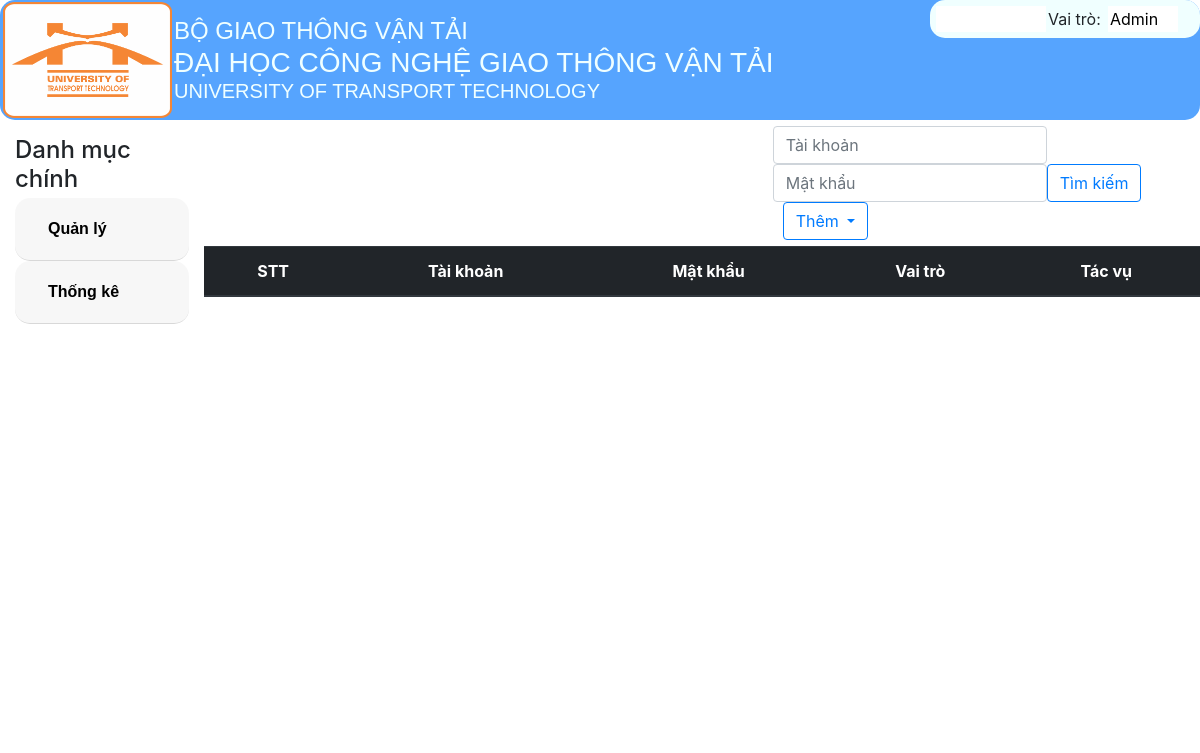
The page /DanhSachTaiKhoan/ on the database as committed earlier.
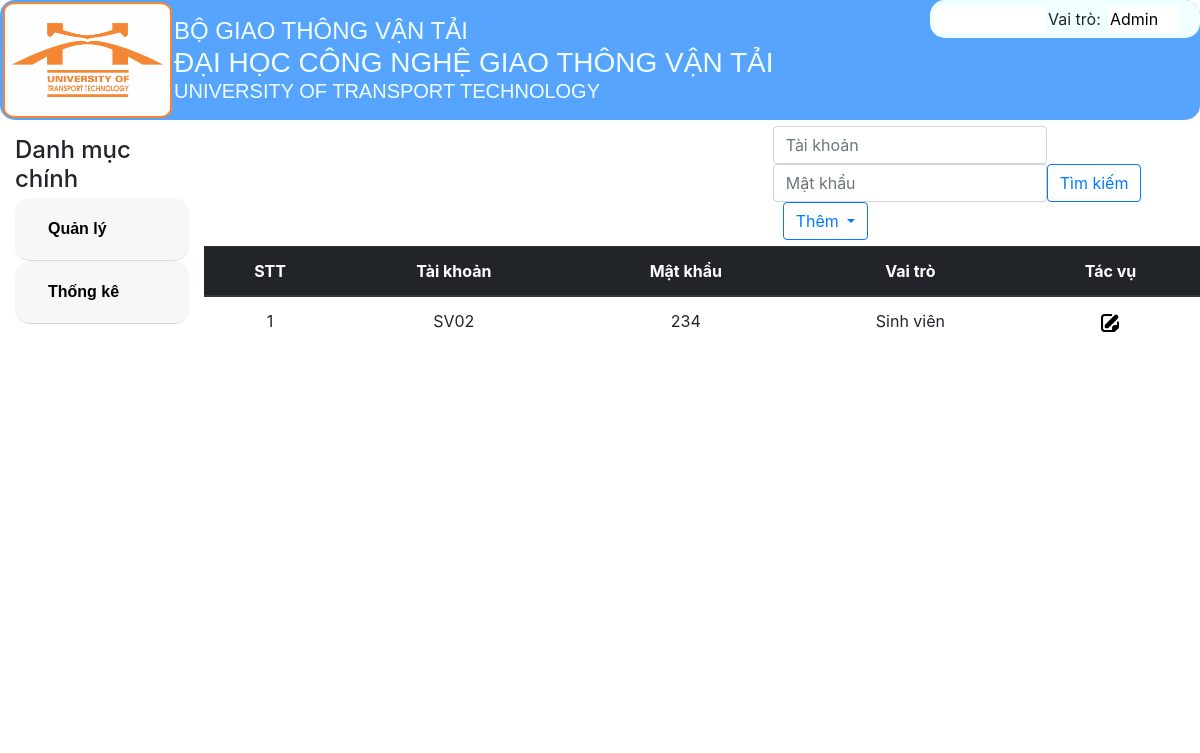
The same page on the database as committed later.
### tables this page shows
CREATE TABLE `taikhoan` (
  `taikhoan` varchar(30) NOT NULL,
  `matkhau` varchar(30) NOT NULL,
  `vaitro` varchar(30) NOT NULL
);

### MVC/Core/controller.php (called while the page is built, shortened)
<?php
class Controller
{
    public function mode($mode){
        return new $mode;
    }
    function view($view, $data= []){
        include_once './MVC/Views/'.$view.'.php';
    }
}

### MVC/Controllers/DanhSachTaiKhoan.php (called while the page is built, shortened)
<?php
class DanhSachTaiKhoan extends Controller
{
    protected $taikhoan;
    function __construct()
    {
        $this->taikhoan = $this->mode('TaiKhoan');
    }
    function Get_data()
    {
        $this->view('MasterLayoutAD', [
            'page' => 'Taikhoan_v', 'dulieu' => $this->taikhoan->taikhoan_find('', '', 'Sinh viên'),
        ]);
    }
}

### MVC/Core/app.php (called while the page is built, shortened)
<?php
class app
{
    protected $action = 'Get_data';
    function __construct()
    {
        $arr = $this->ProcessURL();
        if($arr!=null){
            if(file_exists("./MVC/Controllers/".$arr[0].".php")){
                $this->controller=$arr[0];
                unset($arr[0]);
            }
        }
        $this->controller=new $this->controller;
        if(isset($arr[1])){
            unset($arr[1]);
        }
        $this->params=$arr?array_values($arr):[];
        call_user_func_array([$this->controller,$this->action],$this->params);
    }
    function ProcessURL(){
        if(isset($_GET['url'])){
            return explode("/",filter_var(trim($_GET['url']),FILTER_DEFAULT));
        }
    }
}
?>

### index.php (called while the page is built, shortened)
<?php
$myapp = new app();
?>

### MVC/Core/connectDB.php (called while the page is built, shortened)
<?php
class connectDB{
    protected $servername="localhost";
    protected $username="root";
    protected $password="";
    protected $dbname="btl_quanlydiem";
    function __construct(){
        $this->con=mysqli_connect($this->servername,$this->username,$this->password,$this->dbname);
    }
}
?>

### MVC/Models/TaiKhoan.php (called while the page is built, shortened)
<?php
class TaiKhoan extends connectDB
{
    function taikhoan_find($taikhoan, $matkhau, $vaitro)
    {
        $sql_taikhoan_find = "SELECT * FROM taikhoan where taikhoan like '%$taikhoan%' and matkhau like '%$matkhau%' and vaitro like '%$vaitro%'";
        return mysqli_query($this->con, $sql_taikhoan_find);
    }
}

### MVC/Views/Pages/Taikhoan_v.php (the view, shortened to what this page needs)
<!DOCTYPE html>
<html lang="en">
<head>
    <link rel="stylesheet" href="Public/Css/style.css">
    <link rel="stylesheet" href="Public/Css/css_bootstrap.min.css">
</head>
<body>
    <table style="width: 100%; margin: 5px 0px;">
        <tr>
            <td style="width: 57%;"></td>
            <td>
                <form action="http://localhost/BTL_QuanLyDiem/DanhSachTaiKhoan/Timkiem" method="post">
                    <div class="form-inline">
                        <input type="text" name="txtTaikhoan" class="form-control" placeholder="Tài khoản" value="<?php if (isset($data['taikhoan']))
                                                                                                                        echo $data['taikhoan'] ?>">
                        <input type="text" name="txtMatkhau" class="form-control" placeholder="Mật khẩu" value="<?php if (isset($data['matkhau']))
                                                                                                                    echo $data['matkhau'] ?>">
                        <input type="submit" class="btn btn-outline-primary" name="btnTimkiem" value="Tìm kiếm">
                </form>
                <button class="btn btn-outline-primary dropdown-toggle" type="button" id="dropdownMenuButton" data-toggle="dropdown" style="position: relative; left: 10px; top: 0px;">
                    Thêm
                </button>
                </div>
    <form action="http://localhost/BTL_QuanLyDiem/DanhSachTaiKhoan/Timkiem" method="post">
        <table class="table" style="text-align: center;">
            <thead class="thead-dark">
                <tr>
                    <th>STT</th>
                    <th>Tài khoản</th>
                    <th>Mật khẩu</th>
                    <th>Vai trò</th>
                    <th>Tác vụ</th>
                </tr>
            </thead>
            <tbody>
                <?php
                if (isset($data['dulieu']) && $data['dulieu'] != null) {
                    $i = 1;
                    while ($row = mysqli_fetch_array($data['dulieu'])) {
                ?>
                        <tr>
                            <td>
                                <?php echo $i++ ?>
                            </td>
                            <td>
                                <?php echo $row['taikhoan'] ?>
                            </td>
                            <td>
                                <?php echo $row['matkhau'] ?>
                            </td>
                            <td>
                                <?php echo $row['vaitro'] ?>
                            </td>
                            <td>
                                <a href="http://localhost/BTL_QuanLyDiem/DanhSachTaiKhoan/Sua/<?php echo $row['taikhoan'] ?>"><img class="icon" src="Public/Images/note.png" alt="note"></a>
                            </td>
                        </tr>
                <?php
                    }
                }
                ?>
            </tbody>
        </table>
    </form>
</body>
</html>

Rows that differ between the two databases and show on the page:
added taikhoan: taikhoan "SV02", matkhau "234", vaitro "Sinh viên"
